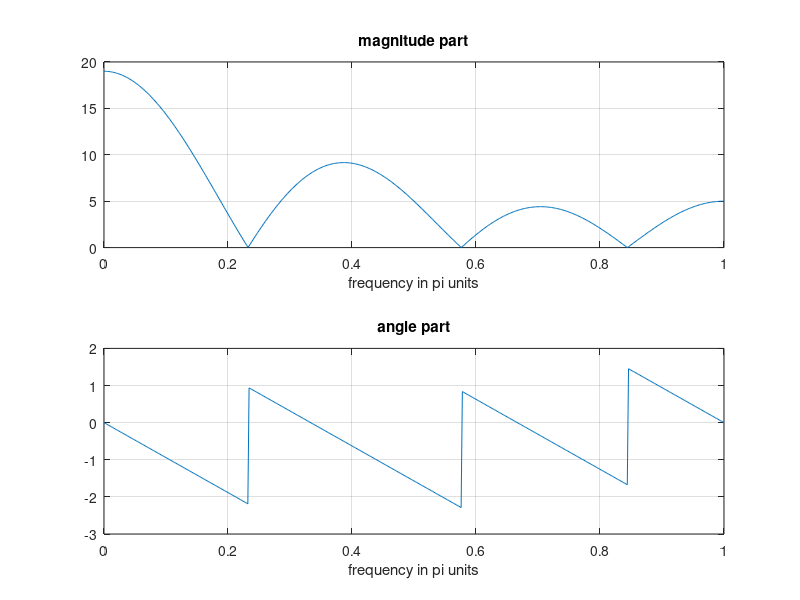

This figure's MATLAB source:
function[]=c2()
n=0:6;x=[4:-1:1,2:1:4];
k=0:500;w=(pi/500)*k;
X=x*(exp(-j*pi/500)).^(n'*k);
magX=abs(X);angX=angle(X);
subplot(2,1,1);plot(k/500,magX);grid
xlabel('frequency in pi units');title('magnitude part')
subplot(2,1,2);plot(k/500,angX);grid
xlabel('frequency in pi units');title('angle part')